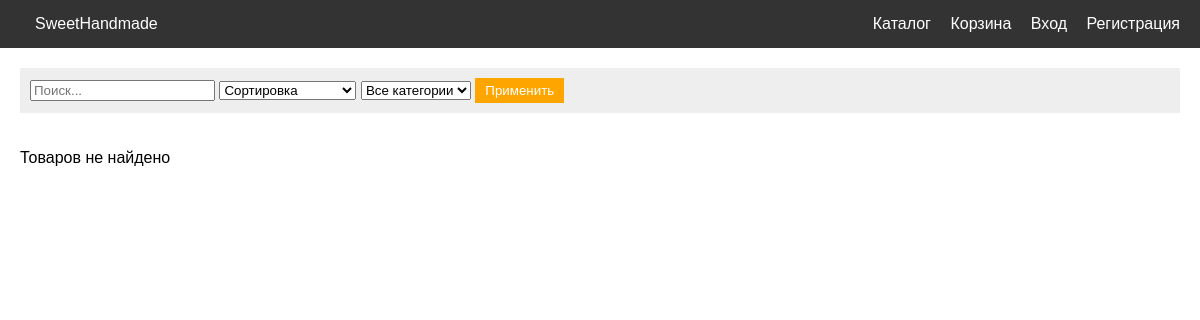
Before: / with the older database file.
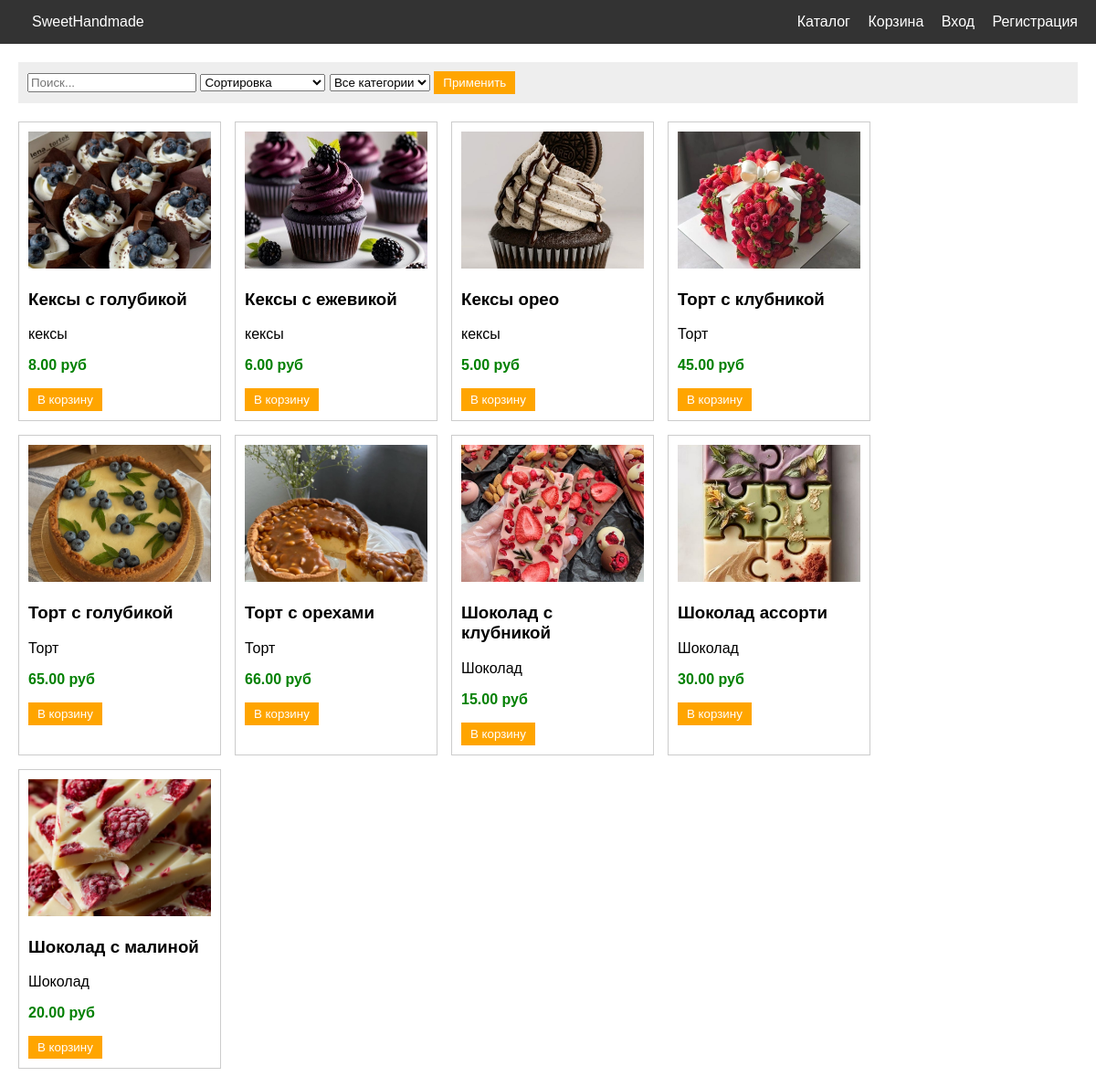
After: the same page with the newer database file.
### shop/models.py (models this page shows, shortened)
class Product(models.Model):
    name = models.CharField(max_length=200)
    category = models.ForeignKey(Category, on_delete=models.CASCADE)
    price = models.DecimalField(max_digits=10, decimal_places=2)
    image = models.ImageField(upload_to='products/', blank=True, null=True)
    stock = models.IntegerField(default=0)

class Category(models.Model):
    name = models.CharField(max_length=100)
    slug = models.SlugField(unique=True)

### shop/views.py (the view)
# urls.py: path('', views.catalog, name='catalog'),
def catalog(request):
    products = Product.objects.all()
    categories = Category.objects.all()
    search_query = request.GET.get('search', '')
    if search_query:
        products = products.filter(name__icontains=search_query)
    sort_by = request.GET.get('sort', '')
    if sort_by == 'price_asc':
        products = products.order_by('price')
    elif sort_by == 'price_desc':
        products = products.order_by('-price')
    category_slug = request.GET.get('category', '')
    if category_slug and category_slug != 'all':
        products = products.filter(category__slug=category_slug)
    context = {
        'products': products,
        'categories': categories,
        'search_query': search_query,
        'sort_by': sort_by,
        'selected_category': category_slug,
    }
    return render(request, 'shop/catalog.html', context)

### shop/templates/shop/catalog.html (shortened to what this page needs)
{% extends 'shop/base.html' %}
{% block content %}
<div class="filters">
    <form method="get">
        <input type="text" name="search" placeholder="Поиск..." value="{{ search_query }}">
        <select name="sort">
            <option value="">Сортировка</option>
        </select>
        <select name="category">
            <option value="all">Все категории</option>
        </select>
        <button type="submit">Применить</button>
    </form>
</div>
<div class="products">
    {% for product in products %}
    <div class="card">
        {% if product.image %}
            <img src="{{ product.image.url }}" alt="{{ product.name }}" style="width: 100%; height: auto; max-height: 150px; object-fit: cover;">
        {% else %}
            <div style="width: 100%; height: 150px; background: #eee; display: flex; align-items: center; justify-content: center;">Нет фото</div>
        {% endif %}
        <h3>{{ product.name }}</h3>
        <p>{{ product.category.name }}</p>
        <p class="price">{{ product.price }} руб</p>
        <form method="post" action="/add-to-cart/{{ product.id }}/">
            <button type="submit">В корзину</button>
        </form>
    </div>
    {% empty %}
    <p>Товаров не найдено</p>
    {% endfor %}
</div>
{% endblock %}

### shop/templates/shop/base.html (shortened to what this page needs)
<!DOCTYPE html>
<html>
<head>
</head>
<body>
    <div class="header">
        <a href="/">SweetHandmade</a>
        <div>
            <a href="/">Каталог</a>
            <a href="/cart/">Корзина</a>
            {% if user.is_authenticated %}
                <a href="/profile/">Личный кабинет</a>
                <form method="post" action="/logout/" style="display: inline;">
                    {% csrf_token %}
                    <button type="submit" style="background: none; border: none; color: white; cursor: pointer;">Выход</button>
                </form>
            {% else %}
                <a href="/login/">Вход</a>
                <a href="/register/">Регистрация</a>
            {% endif %}
        </div>
    </div>
    <div class="container">
        {% block content %}
        {% endblock %}
    </div>
</body>
</html>

### shop/templates/shop/base.html (style rules this page uses)
body { font-family: Arial, sans-serif; margin: 0; padding: 0; }
.header { background: #333; padding: 15px 20px; display: flex; justify-content: space-between; align-items: center; }
.header a { color: white; text-decoration: none; margin-left: 15px; }
.container { padding: 20px; }
.filters { background: #eee; padding: 10px; margin-bottom: 20px; }
.products { display: flex; gap: 15px; flex-wrap: wrap; }
.card { border: 1px solid #ccc; padding: 10px; width: 200px; }
.price { color: green; font-weight: bold; }
button { background: orange; color: white; border: none; padding: 5px 10px; cursor: pointer; }

Changed rows visible on the page:
added Product: image (picture), name "Кексы с голубикой", category.name "кексы", price "8.00"
added Product: image (picture), name "Кексы с ежевикой", category.name "кексы", price "6.00"
added Product: image (picture), name "Кексы орео", category.name "кексы", price "5.00"
added Product: image (picture), name "Торт с клубникой", category.name "Торт", price "45.00"
added Product: image (picture), name "Торт с голубикой", category.name "Торт", price "65.00"
added Product: image (picture), name "Торт с орехами", category.name "Торт", price "66.00"
added Product: image (picture), name "Шоколад с клубникой", category.name "Шоколад", price "15.00"
added Product: image (picture), name "Шоколад ассорти", category.name "Шоколад", price "30.00"
added Product: image (picture), name "Шоколад с малиной", category.name "Шоколад", price "20.00"
Other visible differences:
text no longer shown: "Товаров не найдено"
